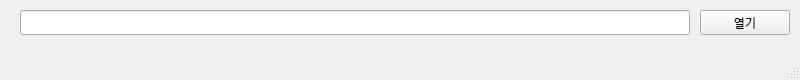
<?xml version="1.0" encoding="UTF-8"?>
<ui version="4.0">
 <class>MainWindow</class>
 <widget class="QMainWindow" name="MainWindow">
  <property name="geometry">
   <rect>
    <x>0</x>
    <y>0</y>
    <width>800</width>
    <height>80</height>
   </rect>
  </property>
  <property name="minimumSize">
   <size>
    <width>800</width>
    <height>80</height>
   </size>
  </property>
  <property name="maximumSize">
   <size>
    <width>800</width>
    <height>80</height>
   </size>
  </property>
  <property name="windowTitle">
   <string>W5100S 부트로더 테스트 서버</string>
  </property>
  <widget class="QWidget" name="centralwidget">
   <widget class="QLineEdit" name="lineEdit">
    <property name="geometry">
     <rect>
      <x>20</x>
      <y>10</y>
      <width>670</width>
      <height>25</height>
     </rect>
    </property>
    <property name="readOnly">
     <bool>true</bool>
    </property>
   </widget>
   <widget class="QPushButton" name="pushButton">
    <property name="geometry">
     <rect>
      <x>700</x>
      <y>10</y>
      <width>90</width>
      <height>25</height>
     </rect>
    </property>
    <property name="text">
     <string>열기</string>
    </property>
   </widget>
  </widget>
  <widget class="QMenuBar" name="menubar">
   <property name="geometry">
    <rect>
     <x>0</x>
     <y>0</y>
     <width>800</width>
     <height>22</height>
    </rect>
   </property>
  </widget>
  <widget class="QStatusBar" name="statusbar"/>
 </widget>
 <resources/>
 <connections/>
</ui>
